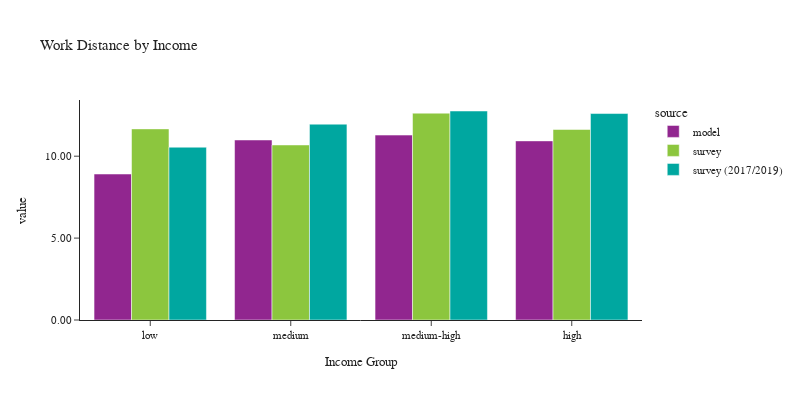

Notebook code for this chart:
### Code cell
plot_work_location(df_workers, 'hhincome_group', 'Income', 'Income Group')

### Figure 1 — Plotly figure (JSON) as saved in the notebook; plotly's stock layout.template omitted (floating-point values rounded to 4 significant figures)
{"data": [{"alignmentgroup": "True", "customdata": [[190748], [370312], [517175], [647788]], "hovertemplate": "source=model<br>hhincome_group=%{x}<br>value=%{y}<br>sample count=%{customdata[0]}<extra></extra>", "legendgroup": "model", "marker": {"color": "#91268F", "pattern": {"shape": ""}}, "name": "model", "offsetgroup": "model", "orientation": "v", "showlegend": true, "textposition": "auto", "type": "bar", "x": ["low", "medium", "medium-high", "high"], "xaxis": "x", "y": [8.911, 10.99, 11.29, 10.93], "yaxis": "y"}, {"alignmentgroup": "True", "customdata": [[614], [586], [895], [597]], "hovertemplate": "source=survey<br>hhincome_group=%{x}<br>value=%{y}<br>sample count=%{customdata[0]}<extra></extra>", "legendgroup": "survey", "marker": {"color": "#8CC63E", "pattern": {"shape": ""}}, "name": "survey", "offsetgroup": "survey", "orientation": "v", "showlegend": true, "textposition": "auto", "type": "bar", "x": ["low", "medium", "medium-high", "high"], "xaxis": "x", "y": [11.67, 10.69, 12.63, 11.63], "yaxis": "y"}, {"alignmentgroup": "True", "customdata": [[1342], [1539], [1920], [794]], "hovertemplate": "source=survey (2017/2019)<br>hhincome_group=%{x}<br>value=%{y}<br>sample count=%{customdata[0]}<extra></extra>", "legendgroup": "survey (2017/2019)", "marker": {"color": "#00A7A0", "pattern": {"shape": ""}}, "name": "survey (2017/2019)", "offsetgroup": "survey (2017/2019)", "orientation": "v", "showlegend": true, "textposition": "auto", "type": "bar", "x": ["low", "medium", "medium-high", "high"], "xaxis": "x", "y": [10.55, 11.95, 12.76, 12.6], "yaxis": "y"}], "layout": {"barmode": "group", "font": {"size": 11}, "height": 400, "legend": {"title": {"text": "source"}, "tracegroupgap": 0}, "title": {"text": "Work Distance by Income"}, "width": 800, "xaxis": {"anchor": "y", "domain": [0.0, 1.0], "title": {"text": "Income Group"}}, "yaxis": {"anchor": "x", "domain": [0.0, 1.0], "tickformat": ".2f", "title": {"text": "value"}}}}
